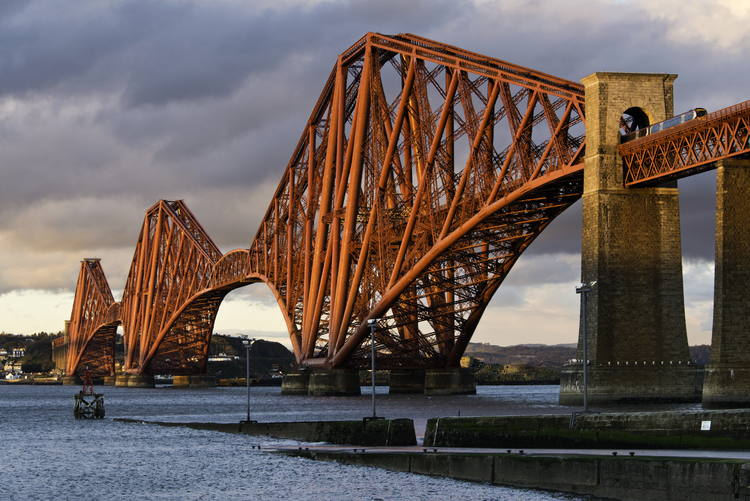
//> input picture image/bridge2.jpg, 750 x 501 px
$ ./main   (built with g++ and OpenCV 4)
//> lines starting //> are read from the running program, lines starting //| are printed output that depends on the picture
#include <iostream>
#include <opencv2/opencv.hpp>
#include <opencv2/highgui/highgui.hpp>
#include <fstream>
#include <string>
#include <cstdlib>
#include <cmath>
#include <utility>
#include <queue>


using namespace std;
using namespace cv;


int main() {
// Reading image
    Mat img = imread("/home/simone/CLionProjects/IPMiniProject/image/bridge2.jpg");
//> img is the input picture: 501 rows x 750 cols, CV_8UC3; mean B, G, R 90.2, 93.3, 105.5

// Displaying image
imshow("Original Image",img);
waitKey(0);

// Converting to grayscale
    Mat img_gray, image_blur;
    GaussianBlur(img, image_blur, Size(5, 5), 3, 3);
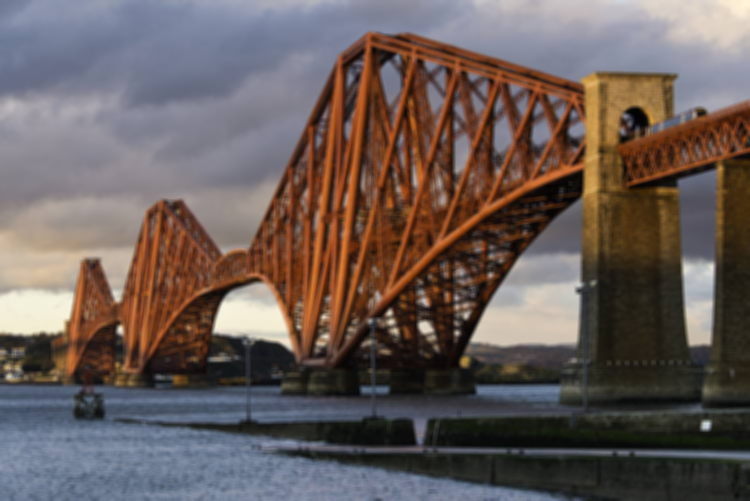
//> image_blur: 501 rows x 750 cols, CV_8UC3; mean B, G, R 90.1, 93.3, 105.5
    cvtColor(image_blur, img_gray, CV_RGB2GRAY);
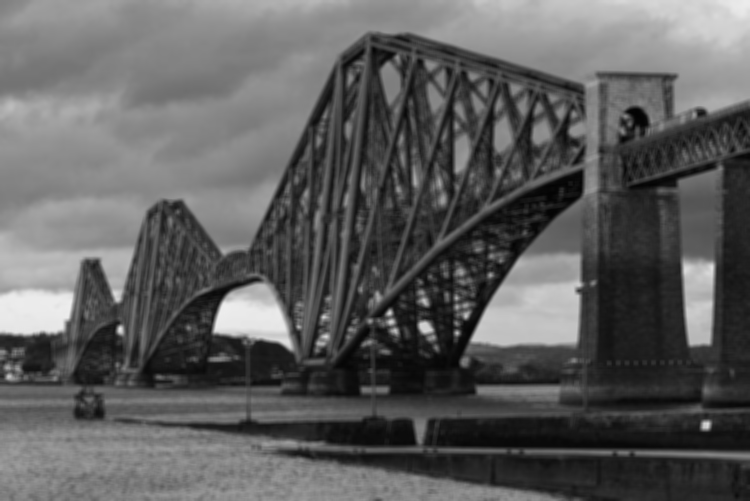
//> img_gray: 501 rows x 750 cols, CV_8UC1; min 2, max 238, mean 93.7


// Displaying grayscale image
//imshow("Original Image",img_gray);
//waitKey(0);


    int cols = img_gray.cols;
//> cols = 750
    int rows = img_gray.rows;
//> rows = 501

// Creating sobel operator in y direction
/*    int sobel_y[3][3] = {-1, 0, 1, -2, 0, 2, -1, 0, 1};
// Creating sobel operator in x direction
    int sobel_x[3][3] = {-1, -2, -1, 0, 0, 0, 1, 2, 1};*/

    int diagKernel[3][3] = {0,0,0, -1, 0, 1, 0,0,0};


    int radius = 1;

// Handle border issues
    Mat _src;
    copyMakeBorder(img_gray, _src, radius, radius, radius, radius, BORDER_REFLECT101);

// Create output matrix
    Mat gradient_diag = img_gray.clone();
  /*  Mat gradient_x = img_gray.clone();
    Mat gradient_f = img_gray.clone();*/

    int max = 0;

// Correlation loop in x direction

// Iterate on image
    for (int r = radius; r < _src.rows - radius; ++r) {
        for (int c = radius; c < _src.cols - radius; ++c) {
            int s = 0;

            // Iterate on kernel
            for (int i = -radius; i <= radius; ++i) {
                for (int j = -radius; j <= radius; ++j) {
                    s += _src.at<uchar>(r + i, c + j) * diagKernel[i + radius][j + radius];
                }
            }
            gradient_diag.at<uchar>(r - radius, c - radius) = s / 30;

            // [5 lines of commented-out code are left out]
        }
    }
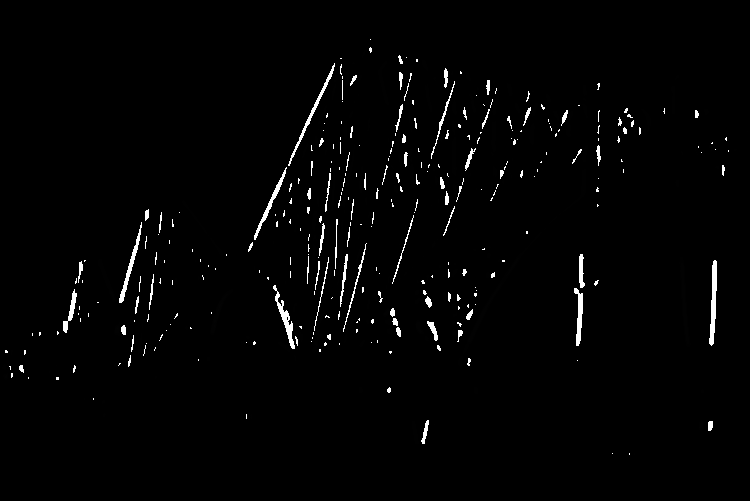
//> gradient_diag: 501 rows x 750 cols, CV_8UC1; min 0, max 255, mean 4.6

/*    Mat absGrad_x;
    convertScaleAbs(gradient_x, absGrad_x);*/

// Conrrelation loop in y direction

// Iterate on image
/*    for (int r = radius; r < _src.rows - radius; ++r) {
        for (int c = radius; c < _src.cols - radius; ++c) {
            int s = 0;

            // Iterate on kernel
            for (int i = -radius; i <= radius; ++i) {
                for (int j = -radius; j <= radius; ++j) {
                    s += _src.at<uchar>(r + i, c + j) * sobel_y[i + radius][j + radius];
                }
            }

            gradient_diag.at<uchar>(r - radius, c - radius) = s / 30;

            *//*if(s>200)
                gradient.at<uchar>(r - radius, c - radius) = 255;
            else
                gradient.at<uchar>(r - radius, c - radius) = 0;
            *//*
        }
    }*/

   Mat absGrad_diag;
    convertScaleAbs(gradient_diag, absGrad_diag);

// [34 lines of commented-out code are left out]


imshow("Diagonal edges",gradient_diag);
waitKey(0);

 /* imshow("Diagonal", gradient_f);
   waitKey(0);*/
}

//imshow("absolute grad magnitude",absGrad);
//  waitKey(0);

/*//Sobel edge detection function from OpenCV
    cv::Mat Gx, Gy; int ksize=3;
    Mat abs_grad_x, abs_grad_y;
    cv::Sobel(img_gray, Gx, CV_8U, 1, 0, ksize);
    convertScaleAbs( Gx, abs_grad_x );
    cv::Sobel(img_gray, Gy, CV_8U, 0, 1, ksize);
    convertScaleAbs( Gy, abs_grad_y );
    Mat grad;
    addWeighted( abs_grad_x, 0.5, abs_grad_y, 0.5, 0, grad );

    imshow("Sobel Image",grad);
    waitKey(0);

    return 0;

}*/
